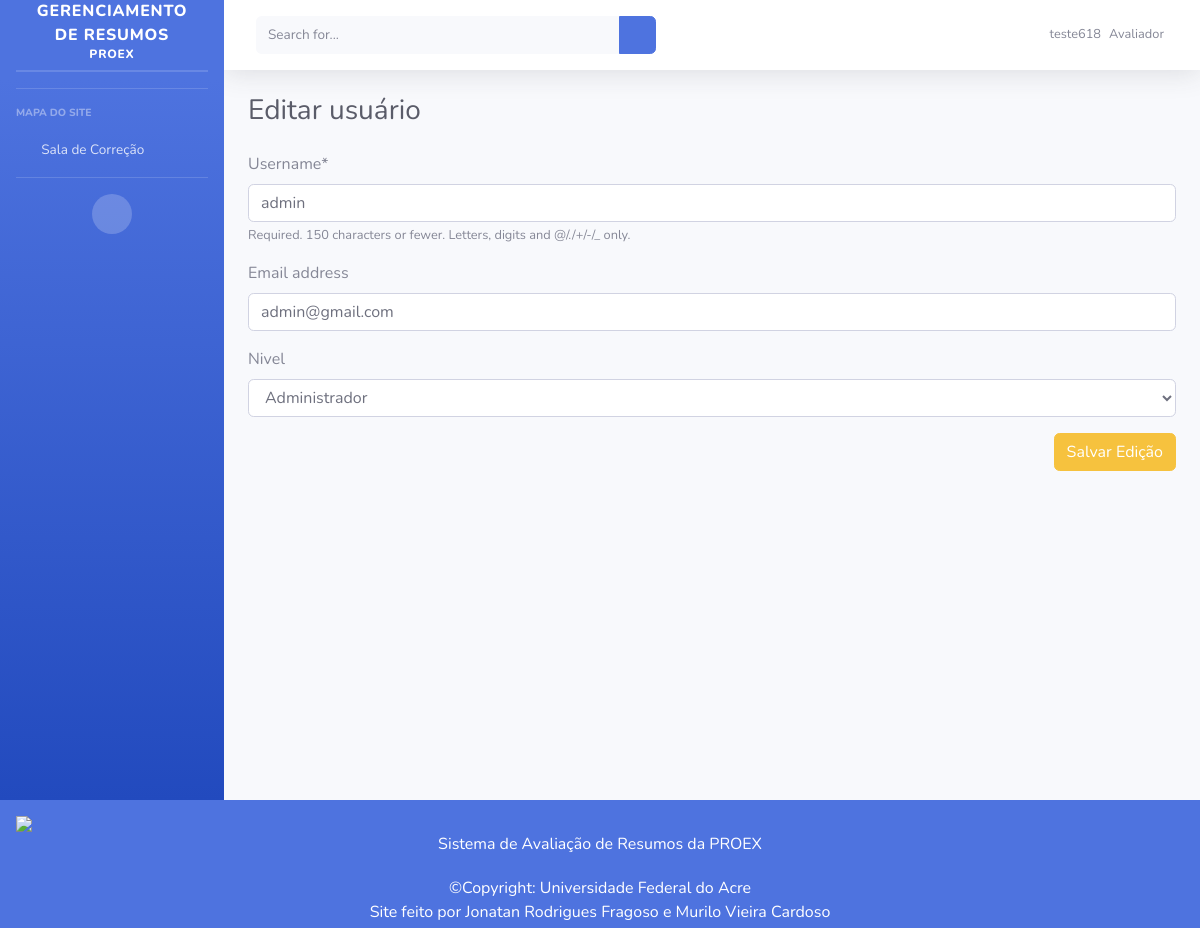
The app's page /usuarios/update/12 (signed in) with its own data.
### usuarios/models.py (models this page shows)
class User(AbstractUser):
    NIVEL = (
        (4, 'Avaliador'),
        (3, 'Diretor'),
        (2, 'Estagiário'),
        (1, 'Administrador'),
    )
    nivel = models.IntegerField(
        choices=NIVEL,
        blank=True, default=1)

### usuarios/views.py (the view)
# urls.py: path('usuarios/update/<int:pk>', UpdateUsuario.as_view(), name='update'),
class UpdateUsuario(LoginRequiredMixin, UpdateView):
    login_url = '/login/'
    redirect_field_name = 'redirect_to'
    model = User
    fields = ['username', 'email', 'nivel']
    template_name = 'cadastros/index_usuarios.html'
    success_url = reverse_lazy('listagem')

### templates/cadastros/index_usuarios.html (shortened to what this page needs)
{% extends 'index.html' %}
{% load static %}
    {% load crispy_forms_tags %}
        {% block conteudo %}
                {% if object.pk %}
                <h1 class="h3 mb-4 text-gray-800">Editar usuário</h1>
                {% else %}
                <h1 class="h3 mb-4 text-gray-800">Cadastrar novo usuário</h1>
                {% endif %}
                <form method="POST" action="" >
                    {{ form | crispy }}
                    <div class="text-right">
                        {% if object.pk %}
                        <button type="submit" class="save btn btn-warning">Salvar Edição</button>
                        {% else %}
                        <button type="submit" class="save btn btn-success">Salvar</button>
                        {% endif %}
                    </div>
                </form>
        {% endblock %}

### templates/base.html (shortened to what this page needs)
{% load static %}
<!DOCTYPE html>
<html lang="en">
<head>
    <link href={% static "fontawesome-free/css/all.min.css" %} rel="stylesheet" type="text/css">
    <link href={% static "css/sb-admin-2.min.css" %} rel="stylesheet">
</head>
<body id="page-top">
    <div id="wrapper">
        {% block auxiliar %}
        <ul class="navbar-nav bg-gradient-primary sidebar sidebar-dark accordion" id="accordionSidebar">
            <a class="sidebar-brand d-flex align-items-center justify-content-center" href="/">
                <div class="sidebar-brand-text mx-3">Gerenciamento de Resumos <sup>PROEX</sup></div>
            </a>
            <hr class="sidebar-divider my-0">
            <hr class="sidebar-divider">
            {% block usuarios %}
            {% endblock %}
            <hr class="sidebar-divider d-none d-md-block">
            <div class="text-center d-none d-md-inline">
                <button class="rounded-circle border-0" id="sidebarToggle"></button>
            </div>
        </ul>
        {% endblock %}
        <div id="content-wrapper" class="d-flex flex-column">
            <div id="content">
                <nav class="navbar navbar-expand navbar-light bg-white topbar mb-4 static-top shadow">
                    <form
                        class="d-none d-sm-inline-block form-inline mr-auto ml-md-3 my-2 my-md-0 mw-100 navbar-search">
                        <div class="input-group">
                            <input type="text" class="form-control bg-light border-0 small" placeholder="Search for..."
                                aria-label="Search" aria-describedby="basic-addon2">
                            <div class="input-group-append">
                                <button class="btn btn-primary" type="button">
                                    <i class="fas fa-search fa-sm"></i>
                                </button>
                            </div>
                        </div>
                    </form>
                    <ul class="navbar-nav ml-auto">
                        <li class="nav-item dropdown no-arrow">
                            <a class="nav-link dropdown-toggle" href="#" id="userDropdown" role="button"
                                data-toggle="dropdown" aria-haspopup="true" aria-expanded="false">
                                <span class="mr-2 d-none d-lg-inline text-gray-600 small">{{request.user.username}}</span>
                                {% if request.user.nivel == 1 %}
                                <span class="mr-2 d-none d-lg-inline text-gray-600 small"> Administrador</span>
                                    {% elif request.user.nivel == 4 %}
                                    <span class="mr-2 d-none d-lg-inline text-gray-600 small"> Avaliador</span>
                                    {% elif request.user.nivel == 3 %}
                                    <span class="mr-2 d-none d-lg-inline text-gray-600 small"> Diretor</span>
                                    {% else %}
                                    <span class="mr-2 d-none d-lg-inline text-gray-600 small"> Estagiário</span>
                                {% endif %}
                            </a>
                        </li>
                    </ul>
                </nav>
                <div class="container-fluid">
                    {% block conteudo %}{% endblock %}
                </div>
            </div>
        </div>
    </div>
</body>
<footer class="text-bottom text-white">
    <section class="">
        <div class="text-center p-3" style="background-color: #4e73df;">
            <img class="mx-auto d-block" src="{% static 'img/apoio.png' %}">
            <span class="me-1">Sistema de Avaliação de Resumos da PROEX</span>
        </div>
        <div class="text-center p-1" style="background-color: #4e73df;">
            ©Copyright: Universidade Federal do Acre
            <br>
            Site feito por
            <a href="https://github.com/JonatanFragoso" style="color:White">Jonatan Rodrigues Fragoso</a> e
            <a href="https://github.com/Murilovc" style="color:White">Murilo Vieira Cardoso</a>
        </div>
    </section>
</footer>
</html>

### records on screen
User: user.username "teste618"
User: username "admin", email "admin@gmail.com", nivel "Administrador"
